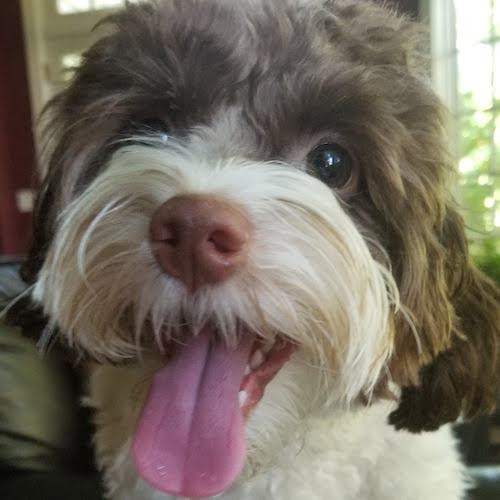
#> input picture _data/photos/dog/xander_4.jpg, 500 x 500 px, found by its file name
$ python MemeEngine.py
#> lines starting #> are read from the running program, lines starting #| are printed output that depends on the picture
from PIL import Image, ImageDraw, ImageFont
from os import getcwd as wd
from random import randint as getRandom


class MemeGenerator():

    def __init__(self, path):
        self.path = path

    @classmethod
    def load_image(cls, path: str, size: int) -> Image:
        '''
        Load and return croped image if bigger then 500 px
        '''
        im = Image.open(path)
        width, height = im.size
        if width > size or height > size:
            resize = size, size
            im.thumbnail(resize)
        return im

    @classmethod
    def split_text(cls, text, chars):
        words = text.split(' ')
        new_quote = ''
        c = chars
        rows = 1
        for word in words:
            if len(word) < c - 6:
                new_quote += word + ' '
                c -= len(word) + 1
            else:
                rows += 1
                new_quote += '\n' + word + ' '
                c = chars
        return new_quote, rows

    @classmethod
    def place_text(cls, im: Image, quote, author):
        '''
        Place text on a random position on the image
        '''
        draw = ImageDraw.Draw(im)
        font = ImageFont.truetype(
            'Pillow/Tests/fonts/FreeMono.ttf', im.size[0]//17)

        chars = im.size[0]//18
        quote, quote_r = cls.split_text(quote, chars)
        author,  author_r = cls.split_text(author, chars)
        rows = quote_r + author_r

        try:
            print('Debug:', len(quote))
            randomPosition = (0, getRandom(
                0, im.size[1] - im.size[0]//17 * rows))
            draw.text(randomPosition, quote + '\n- ' +
                      author, (255, 255, 255), font)
        except:
            # random.randint() is helping me right here, since
            # I am calculating the space my calculating space this way:
            # height (500px) - ~30px (500/17) * rows (author + body)
            # and randint() will fail if the interval is (0, negative)
            raise Exception('Text too long for the image,\
                             it doesn\'t fit in the image')

        return im

    def make_meme(self, path, quote, author, size=500) -> str:
        '''
        Place text of choice on a picture of choice
        OR Place some random text on a random pic
        from the database
        @param path: path to the picture
        @param quote: str
        @param author: str
        '''
        im = self.load_image(path, size)
#> in load_image, im is the input picture: PIL image 500x500 RGB; mean R, G, B 118.6, 110.1, 98.5
        extension = path.split('/')[-1].split('.')[1]
        save_path = self.path + extension
        print(save_path)
        im = self.place_text(im, quote, author)
#| Debug: 44
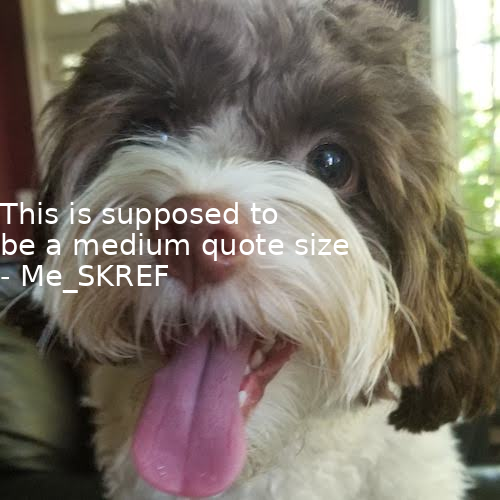
#> im: PIL image 500x500 RGB; mean R, G, B 121.4, 113.1, 101.7
        im.save(save_path)
        return 'static/pic.' + \
            path.split('/')[-1].split('.')[1]


if __name__ == '__main__':
    meme = MemeGenerator(wd() + '/static/pic.')
    img = wd() + "/_data/photos/dog/xander_4.jpg"
    # print(meme.make_meme(img, 'This is small', "Me_SKREF"))
    print(meme.make_meme(
          img, 'This is supposed to be a medium quote size', "Me_SKREF"))

$ run again, with _data/photos/dog/xander_1.jpg copied over _data/photos/dog/xander_4.jpg
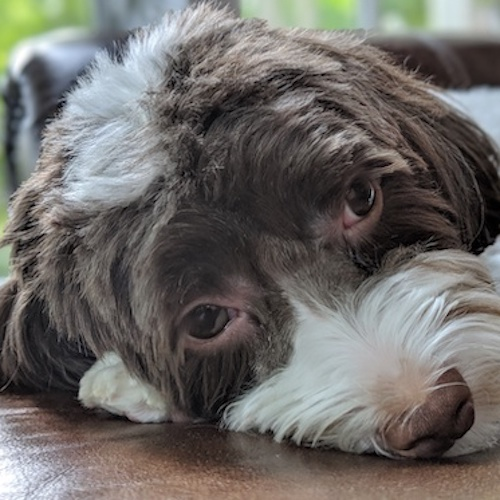
#> input picture _data/photos/dog/xander_1.jpg, 500 x 500 px, found by its file name
#> in load_image, im is the input picture: PIL image 500x500 RGB; mean R, G, B 108.3, 105.2, 101.9
#| Debug: 44
#> in make_meme, `im = self.place_text(im, quote, author)`:
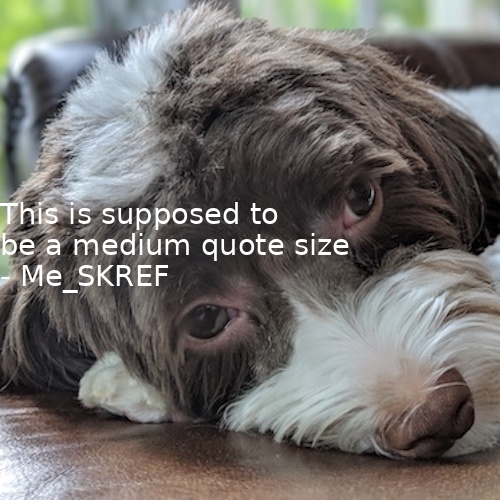
#> im: PIL image 500x500 RGB; mean R, G, B 111.7, 108.7, 105.4

$ run again, with _data/photos/dog/xander_2.jpg copied over _data/photos/dog/xander_4.jpg
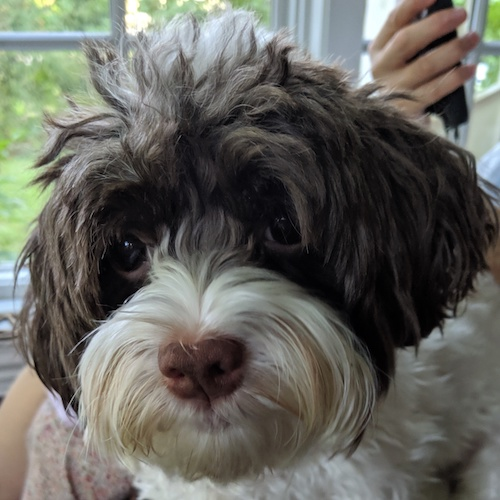
#> input picture _data/photos/dog/xander_2.jpg, 500 x 500 px, found by its file name
#> in load_image, im is the input picture: PIL image 500x500 RGB; mean R, G, B 100.3, 99.9, 93.2
#| Debug: 44
#> in make_meme, `im = self.place_text(im, quote, author)`:
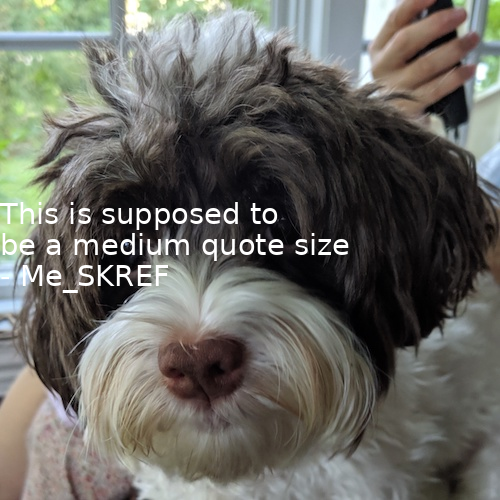
#> im: PIL image 500x500 RGB; mean R, G, B 104, 103.6, 97

$ run again, with _data/photos/dog/xander_3.jpg copied over _data/photos/dog/xander_4.jpg
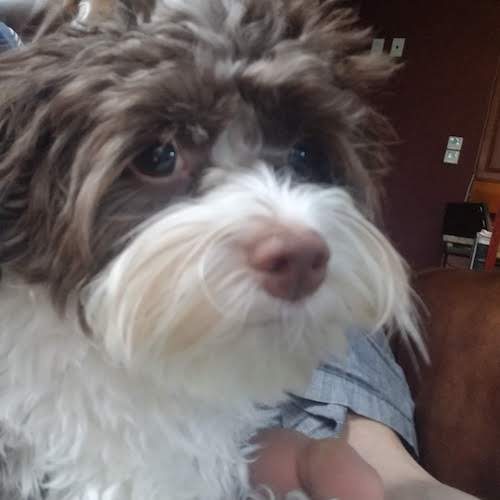
#> input picture _data/photos/dog/xander_3.jpg, 500 x 500 px, found by its file name
#> in load_image, im is the input picture: PIL image 500x500 RGB; mean R, G, B 112.3, 103.5, 102.9
#| Debug: 44
#> in make_meme, `im = self.place_text(im, quote, author)`:
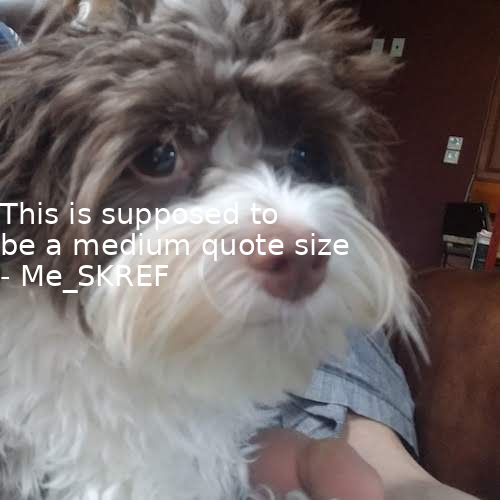
#> im: PIL image 500x500 RGB; mean R, G, B 114.6, 105.9, 105.3
